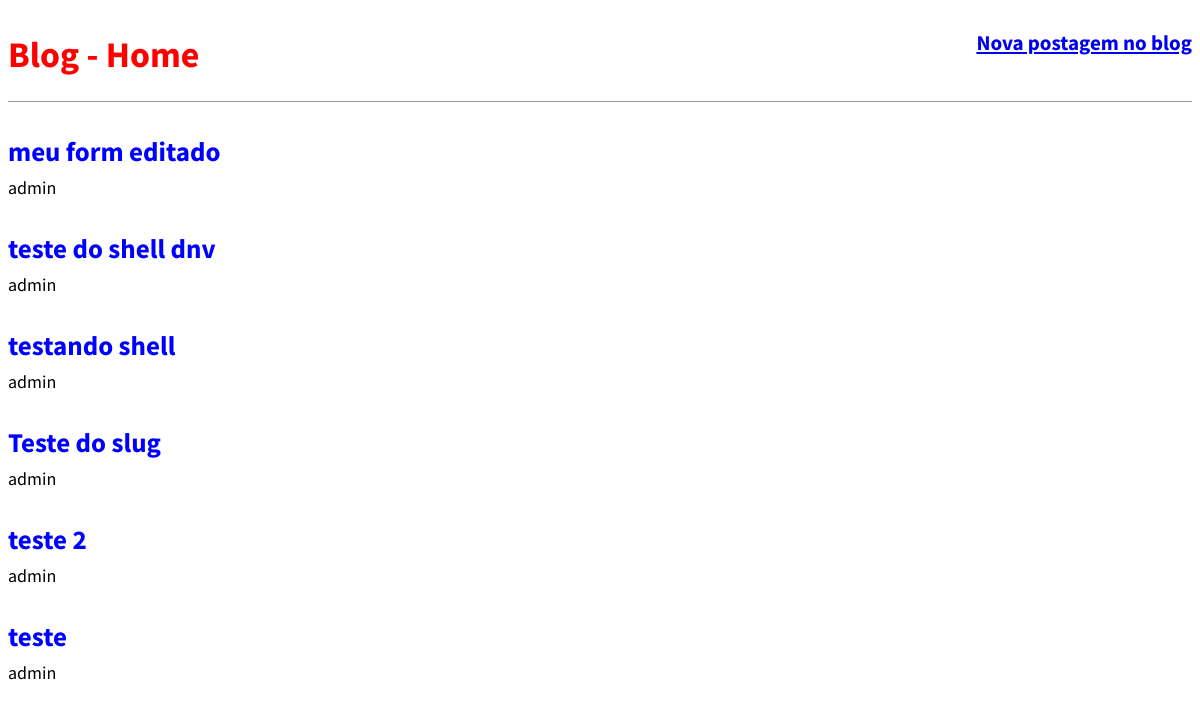
The app's page /, older data.
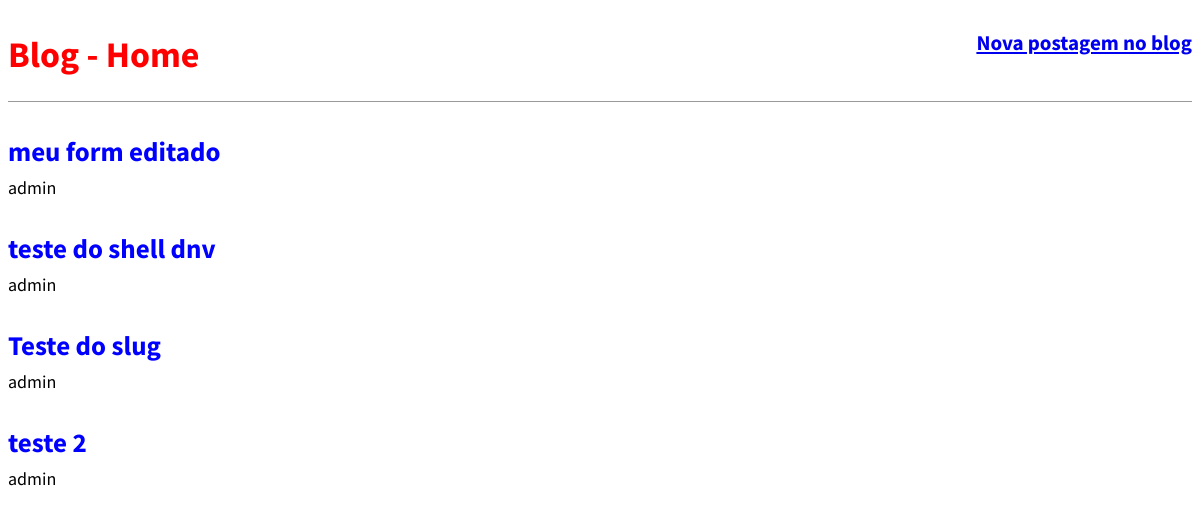
The same page, newer data.
### blog/models.py (models this page shows, shortened)
class Post (models.Model):
    STATUS = (('rascunho','Rascunho'),('publicado','Publicado'),)
    titulo  = models.CharField(max_length=250)
    slug   = models.SlugField(max_length=250)
    autor = models.ForeignKey(User, on_delete=models.CASCADE)
    conteudo  = models.TextField()
    publicado = models.DateTimeField(default=timezone.now)
    criado = models.DateTimeField(auto_now_add=True)
    alterado = models.DateTimeField(auto_now=True)
    status = models.CharField(max_length=10, choices=STATUS, default='rascunho')
    objects = models.Manager()
    published = PublishedManager()
    def get_absolute_url(self):
        return  reverse('post_detail',args=[self.slug])
    class Meta:
        ordering = ('-publicado',)

### blog/views.py (the view)
# urls.py: path('', views.BlogListView.as_view(), name='home'),
class BlogListView(ListView):
    model = Post
    template_name = 'blog/home.html'

### blog/templates/blog/home.html (shortened to what this page needs)
{% extends 'base.html' %}
{% block content %}
    {% for post in object_list %}
        <div class="post-entry">
            <h2><a href="{{post.get_absolute_url}}">{{ post.titulo }}</a></h2>
            <p>{{ post.autor }} </p>
        </div>
    {% endfor %}
{% endblock content %}

Row changes from the older to the newer data that the page shows:
removed Post: titulo "testando shell", autor "admin"
removed Post: titulo "teste", autor "admin"
